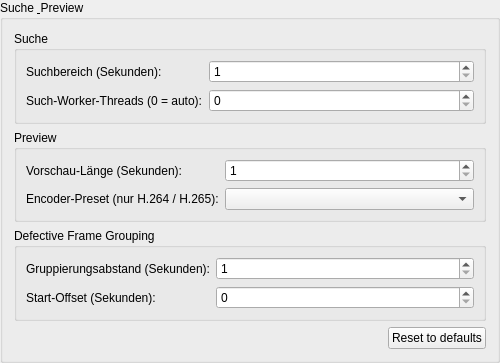
<?xml version="1.0" encoding="UTF-8"?>
<ui version="4.0">
 <class>TTCutSettingsSearch</class>
 <widget class="QGroupBox" name="TTCutSettingsSearch">
  <property name="geometry">
   <rect><x>0</x><y>0</y><width>500</width><height>320</height></rect>
  </property>
  <property name="title"><string>Suche &amp; Preview</string></property>
  <layout class="QVBoxLayout">
   <item>
    <widget class="QGroupBox" name="gbSearch">
     <property name="title"><string>Suche</string></property>
     <layout class="QFormLayout">
      <item row="0" column="0">
       <widget class="QLabel" name="laSearchLen">
        <property name="text"><string>Suchbereich (Sekunden):</string></property>
        <property name="toolTip"><string>Suchbereich um den Cut-Punkt für Schwarzbild-/Szenenwechsel-Suche (Sekunden).</string></property>
       </widget>
      </item>
      <item row="0" column="1">
       <widget class="QSpinBox" name="sbSearchIntervall">
        <property name="minimum"><number>1</number></property>
        <property name="maximum"><number>600</number></property>
        <property name="toolTip"><string>Suchbereich um den Cut-Punkt für Schwarzbild-/Szenenwechsel-Suche (Sekunden).</string></property>
       </widget>
      </item>
      <item row="1" column="0">
       <widget class="QLabel" name="laWorkers">
        <property name="text"><string>Such-Worker-Threads (0 = auto):</string></property>
        <property name="toolTip"><string>Parallele Worker-Threads für Frame-Search. 0 = automatisch (max. 4). Ab 4 Threads bei HEVC kaum noch Speedup wegen Cache-Saturation.</string></property>
       </widget>
      </item>
      <item row="1" column="1">
       <widget class="QSpinBox" name="sbSearchWorkerCount">
        <property name="minimum"><number>0</number></property>
        <property name="maximum"><number>16</number></property>
        <property name="toolTip"><string>Parallele Worker-Threads für Frame-Search. 0 = automatisch (max. 4). Ab 4 Threads bei HEVC kaum noch Speedup wegen Cache-Saturation.</string></property>
       </widget>
      </item>
     </layout>
    </widget>
   </item>
   <item>
    <widget class="QGroupBox" name="gbPreview">
     <property name="title"><string>Preview</string></property>
     <layout class="QFormLayout">
      <item row="0" column="0">
       <widget class="QLabel" name="laPreviewLen">
        <property name="text"><string>Vorschau-Länge (Sekunden):</string></property>
        <property name="toolTip"><string>Länge der Preview-Clips um Cut-Punkte in Sekunden.</string></property>
       </widget>
      </item>
      <item row="0" column="1">
       <widget class="QSpinBox" name="spPreviewLength">
        <property name="minimum"><number>1</number></property>
        <property name="maximum"><number>600</number></property>
        <property name="toolTip"><string>Länge der Preview-Clips um Cut-Punkte in Sekunden.</string></property>
       </widget>
      </item>
      <item row="1" column="0">
       <widget class="QLabel" name="laPreviewPreset">
        <property name="text"><string>Encoder-Preset (nur H.264 / H.265):</string></property>
        <property name="toolTip"><string>Encoder-Preset für Preview-Generierung bei H.264/H.265 Smart Cut. Schnellere Presets = schnellere Vorschau, leicht reduzierte Qualität der re-encoded Frames an Cut-Punkten. Bei MPEG-2 wirkungslos (mpeg2video kennt kein Preset; das normale Encoder-Qualitäts-Setting greift).</string></property>
       </widget>
      </item>
      <item row="1" column="1">
       <widget class="QComboBox" name="cbPreviewPreset">
        <property name="toolTip"><string>Encoder-Preset für Preview-Generierung bei H.264/H.265 Smart Cut. Schnellere Presets = schnellere Vorschau, leicht reduzierte Qualität der re-encoded Frames an Cut-Punkten. Bei MPEG-2 wirkungslos (mpeg2video kennt kein Preset; das normale Encoder-Qualitäts-Setting greift).</string></property>
       </widget>
      </item>
     </layout>
    </widget>
   </item>
   <item>
    <widget class="QGroupBox" name="gbCluster">
     <property name="title"><string>Defective Frame Grouping</string></property>
     <layout class="QFormLayout">
      <item row="0" column="0">
       <widget class="QLabel" name="laClusterGap">
        <property name="text"><string>Gruppierungsabstand (Sekunden):</string></property>
        <property name="toolTip"><string>Min. zeitlicher Abstand zwischen Extra-Frame-Clustern (MPEG-2 field-picture) in Sekunden.</string></property>
       </widget>
      </item>
      <item row="0" column="1">
       <widget class="QSpinBox" name="sbClusterGap">
        <property name="minimum"><number>1</number></property>
        <property name="maximum"><number>30</number></property>
        <property name="toolTip"><string>Min. zeitlicher Abstand zwischen Extra-Frame-Clustern (MPEG-2 field-picture) in Sekunden.</string></property>
       </widget>
      </item>
      <item row="1" column="0">
       <widget class="QLabel" name="laClusterOffset">
        <property name="text"><string>Start-Offset (Sekunden):</string></property>
        <property name="toolTip"><string>Zeitlicher Offset für Cluster-Detection in Sekunden.</string></property>
       </widget>
      </item>
      <item row="1" column="1">
       <widget class="QSpinBox" name="sbClusterOffset">
        <property name="minimum"><number>0</number></property>
        <property name="maximum"><number>10</number></property>
        <property name="toolTip"><string>Zeitlicher Offset für Cluster-Detection in Sekunden.</string></property>
       </widget>
      </item>
     </layout>
    </widget>
   </item>
   <item>
    <spacer><property name="orientation"><enum>Qt::Vertical</enum></property><property name="sizeHint" stdset="0"><size><width>20</width><height>40</height></size></property></spacer>
   </item>
   <item>
    <layout class="QHBoxLayout">
     <item><spacer><property name="orientation"><enum>Qt::Horizontal</enum></property><property name="sizeHint" stdset="0"><size><width>40</width><height>20</height></size></property></spacer></item>
     <item>
      <widget class="QPushButton" name="btnResetDefaults">
       <property name="text"><string>Reset to defaults</string></property>
       <property name="toolTip"><string>Reset the values in this category to their factory defaults. Changes are applied only when you click OK.</string></property>
      </widget>
     </item>
    </layout>
   </item>
  </layout>
 </widget>
 <resources/>
 <connections/>
</ui>
